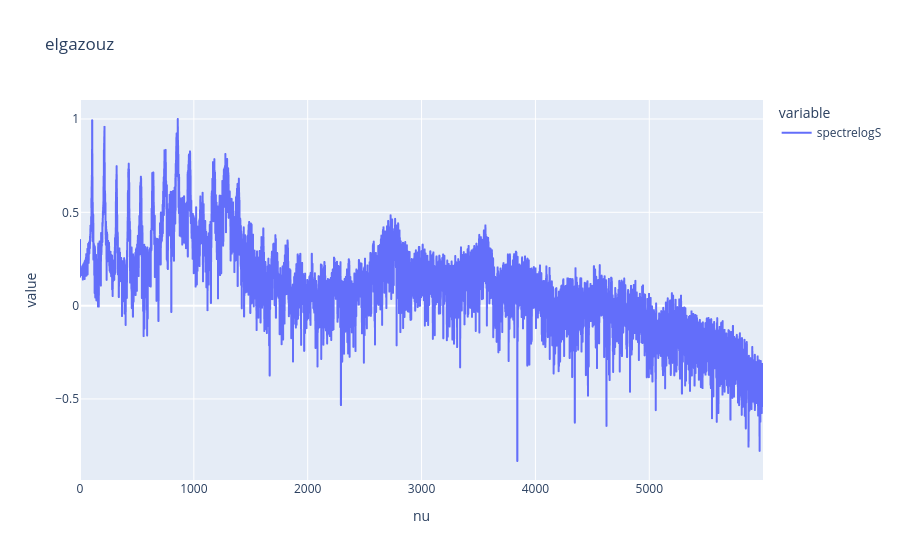

Write notebook code for a chart like this one.
### Markdown cell above
RECUPERER HARMONIQUE

### Code cell
signal_dict = np.load('a_1.npz')

s = signal_dict['s']
t = signal_dict['t']

nu,S = san.trans_fourier(s,t)
spectreS = ((abs(S))**2)
SpectreSN=spectreS/max(spectreS)
spectrelogS = np.log10(spectreS)/((np.max(np.log10(spectreS))))

df=pd.DataFrame({"nu":nu, "spectrelogS":spectrelogS})
fig4= px.line(df, x="nu", y=["spectrelogS"], title="elgazouz")
fig4.show()

f0= san.detect_fondamentale(SpectreSN,nu)

print(f0)
h=10
pics = []

f0 = san.detect_fondamentale(SpectreSN, nu)
h = 10

liste_freq = []
liste_amplitudes = []

for k in range(1, h + 1):
    f_harm = k * f0
    liste_freq.append(f_harm)
    
    # On passe la fréquence de l'harmonique courante sous forme de liste [f_harm]
    freq, amp = san.detect_pics(spectrelogS, [f_harm], nu)
    liste_amplitudes.append(amp[0])

print("Amplitudes des harmoniques :", liste_amplitudes)

### Figure 1 — Plotly figure (JSON) as saved in the notebook; plotly's stock layout.template omitted (floating-point values rounded to 4 significant figures; data arrays with more than 128 entries replaced by an {"elided": "..."} marker saying what was removed)
{"data": [{"hovertemplate": "variable=spectrelogS<br>nu=%{x}<br>value=%{y}<extra></extra>", "legendgroup": "spectrelogS", "line": {"color": "#636efa", "dash": "solid"}, "marker": {"symbol": "circle"}, "mode": "lines", "name": "spectrelogS", "showlegend": true, "type": "scattergl", "x": {"elided": "6000 float values"}, "xaxis": "x", "y": {"elided": "6000 float values"}, "yaxis": "y"}], "layout": {"legend": {"title": {"text": "variable"}, "tracegroupgap": 0}, "title": {"text": "elgazouz"}, "xaxis": {"anchor": "y", "domain": [0, 1], "title": {"text": "nu"}}, "yaxis": {"anchor": "x", "domain": [0, 1], "title": {"text": "value"}}}}
